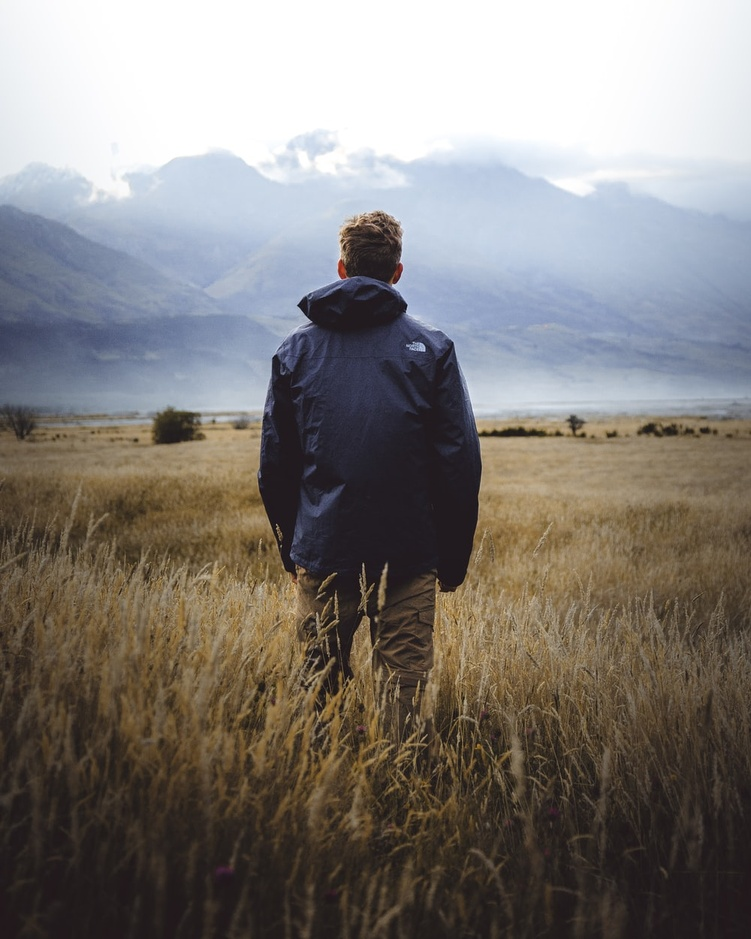
#> input picture 8-clustering/photo1.jpg, 751 x 939 px, shrunk from 1000 x 1250 before the run
$ jupyter execute Practica8-clustering.ipynb   (shell and % lines are left out)
#> lines starting #> are read from the running program, lines starting #| are printed output that depends on the picture
# Pràctica 7: Clustering

## Introducció

És difícil de valorar si el clustering és "correcte" o si existeix un patró subjacent a les dades que permeti objectivament decidir el grau de certesa de l'agrupació. Pot ser útil per analizar, agrupar i treure informació de com són les dades, però la qualitat de la partició dependrá de l'aplicació i del analista.

S'acostuma a aplicar a dades de forma no supervisada, és a dir, quan no es tenen etiquetes anotades. En aquest cas, no es rep cap feeback d'error o de recompensa en el cas de fer-ho bé. L'aprenentatge no supervisat conté aquells algoritmes que aprenen sense exemple etiquetats, utilitzant les caracteristiques de les entreades per categoritzar of extreure informació segons algún tipus de criteri **geometric** o **estadistic**.

Els diferents tipus de problemes no supervisats, podriem veure'ls a continuació (no són els únics):

+ *Clustering:* dividir els exemples en diferents agrupacions.
+ *Dimensionality reduction:* reduir els atributs/caracteristiques de les dades (principal component analysis, independent component analysis, non-negative matrix factorization.)
+ *Outlier detection:* trobar events inusuals (per exemple, errors, mals funcionaments..).
+ *Novelty detection:* trobar canvis en les dades.

Un dels més utilitzats és el clustering.

## Clustering

El que volem fer és particionar els exemples no etiquetats en conjunts de clusters, de tal manera que:
- Els exemples dins d'un cluster siguin similars (*alta intra-class* similitut)
- Els exemples de diferents clusters siguin diferents (*baixa inter-class* similitut)

Possibles preguntes que ens agradaria poder respondre sobre el clustering.

+ Que és un  *agrupament natural* en les dades específiques a tractar?
    + Definició d'"agrupabilitat"  (groupness)
    + Definició de  "similaritat/distancia"

+ *Com agrupar* mostres?

+ *Quants* clusters?
    + Fixats a priori?
    + Completament *data driven*?
    + Evitar clusters “trivials” - massa grans o petits ...
    + Quins mètodes funcionen millor quan el numero de mostres és molt gran?
    + Quins mètodes funcionen millor quan el numerop de classes és molt gran?, etc.

+ *Que* és un *bon agrupament*?
    + Quines mesures objectives es poden usar per avaluar la clualitat dels clusters?

+ En quin espai es millor *agrupar*?
    + Que fer en un espai de característiques d´alta dimensionalitat?

## Datasets

#### A. Toy Data

Farem ús de diferents generadors d'exemples, per tal de veure els resultats dels diferents algorismes:
- sklearn.datasets.make_blobs
- sklearn.datasets.make_moons
- sklearn.datasets.make_circles

#### B. Fashion MNIST
Us podeu *descarregar* la Fashion MNIST (si es que no la teniu) del link de [Kaggle](https://www.kaggle.com/zalando-research/fashionmnist?select=fashion-mnist_train.csv). Son uns 150MB una vegada descomprimits.

#### C. Color Quantization Image

Podeu escollir 2 imatges que volgueu vosaltres.

## A. Toy Data

#### Preguntes

1. Crea els teus datasets de joguina. En total en tindreu 4 d'independents, que fareu servir a la resta del apartat. Creeu entre 2-7 clusters per la distribució de blobs, modifiqueu el noise. Feu ús de les següents funcions:
 - [sklearn.datasets.make_blobs](https://scikit-learn.org/stable/modules/generated/sklearn.datasets.make_blobs.html#sklearn.datasets.make_blobs)
 - [sklearn.datasets.make_moons](https://scikit-learn.org/stable/modules/generated/sklearn.datasets.make_moons.html#sklearn.datasets.make_moons)
 - [sklearn.datasets.make_circles](https://scikit-learn.org/stable/modules/generated/sklearn.datasets.make_circles.html#sklearn.datasets.make_circles)
 - un dataset on hi hagi dades aleatoriament per tot l'espai (ja fet)

 &emsp; &emsp;**Mostreu** els 4 datasets de joguina creats en una mateixa figura fent servir subplots.

2. Feu una comparativa dels resultats obtinguts amb diferents clusteritzadors. Com està explicat a teoria, n'hi ha de molts tipus:


&emsp; &emsp;  Feu proves sobre els 4 datasets anteriors amb els [següents metodes](https://scikit-learn.org/stable/modules/clustering.html):
 - [K-means](https://scikit-learn.org/stable/modules/generated/sklearn.cluster.KMeans.html#sklearn.cluster.KMeans)
 - [Mean Shift](https://scikit-learn.org/stable/modules/generated/sklearn.cluster.MeanShift.html#sklearn.cluster.MeanShift)
 - [SpectralClustering](https://scikit-learn.org/stable/modules/generated/sklearn.cluster.SpectralClustering.html)
 - [AgglomerativeClustering](https://scikit-learn.org/stable/modules/generated/sklearn.cluster.AgglomerativeClustering.html) (single, complete, Ward i average linkage)
 - [DBSCAN](https://scikit-learn.org/stable/modules/generated/sklearn.cluster.DBSCAN.html#sklearn.cluster.DBSCAN)
 - [Gaussian Mixture](https://scikit-learn.org/stable/modules/generated/sklearn.mixture.GaussianMixture.html)


  &emsp; &emsp; Intenteu optimitzar una bona visualització per cada una amb els parametres utilitzats. L'objectiu es mostrar els resultats en una mateixa gràfica, com en aquest [exemple](https://scikit-learn.org/stable/auto_examples/cluster/plot_cluster_comparison.html). <u>Mostreu exemples que demostrin que enteneu què fan els parametres dels diferents algoritmes</u>.

3. Utilitza els seguents mètodes per intentar **seleccionar el número de clusters òptims** per a k-means
 - [Silhouette analysis](https://scikit-learn.org/stable/auto_examples/cluster/plot_kmeans_silhouette_analysis.html) [(o una altra visualització)](https://www.scikit-yb.org/en/latest/api/cluster/silhouette.html)
 - [Elbow Method](https://towardsdatascience.com/clustering-metrics-better-than-the-elbow-method-6926e1f723a6)
[(o una altra visualització)](https://www.scikit-yb.org/en/latest/api/cluster/elbow.html)

&emsp; &emsp; Com ho extendrieu per a qualsevol mètode amb número de cluster prefixat?

### Respostes

### 1. Toy datasets

[cell 1]
import numpy as np
import sklearn
import sklearn.datasets
import matplotlib.pyplot as plt

def plot_data(X, y, Xtest=None, ytest=None):
    if X is None or y is None:
        return
    plt.scatter(X[:, 0], X[:, 1], c=y, s=50, cmap='Accent')
    lim = plt.axis()
    if Xtest is not None:
        plt.scatter(Xtest[:, 0], Xtest[:, 1], c=ytest, s=20, cmap='Accent', alpha=0.3)
        plt.axis(lim)

def get_data(tipus_dades, n=1000, noise=0.01, rs=0):
    X, y = None, None
    if tipus_dades == "blob":
        pass
    elif tipus_dades == "moons":
        pass
    elif tipus_dades == "circles":
        pass
    elif tipus_dades == "combined":
        pass
    elif tipus_dades == "full":
        rng = np.random.RandomState(rs)
        X = rng.rand(n, 2)
        y = np.ones((X.shape[0]))*-1
        X = sklearn.preprocessing.MinMaxScaler((-1, 2)).fit_transform(X)
    else:
        raise "Toy data not recognized"

    return X, y

[cell 2]
datasets = ['blob', 'moons','circles', 'combined', 'full']

plt.figure(figsize=(20,len(datasets)))
for i,d in enumerate(datasets):
    plt.subplot(1, len(datasets), i+1)
    plt.title(f"{d}")
    X,y = get_data(d)
    plot_data(X, y)


print(X.shape)
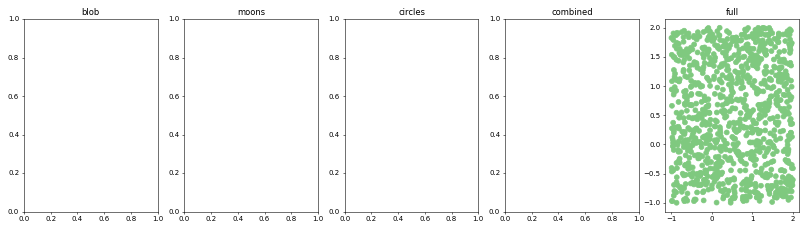
#> figure drawn by matplotlib, 1 panel

### 2. Comparar Models

[cell 3]
from sklearn.cluster import KMeans

models =[KMeans(n_clusters=2)]

[cell 4]
from sklearn.cluster import KMeans

models =[KMeans(n_clusters=2)]

fig, axes = plt.subplots(nrows=1+len(models), ncols=len(datasets), figsize=(20,len(datasets)))
#for ax, d in zip(axes[0], datasets):
#    ax.set_title(d)

axes[0,0].set_ylabel('Original')
for ax, m in zip(axes[1:,0], models):
    ax.set_ylabel(type(m.__class__()).__name__)

for i,d in enumerate(datasets):
    plt.subplot(1+len(models), len(datasets), i+1)
    plt.title(f"{d}")
    X,y = get_data(d)
    plot_data(X, y)
    for j,m in enumerate(models):
        if X is not None:
            print(f"Running experiment: {d} {type(m.__class__()).__name__}")
            m.fit(X)
            plt.subplot(1+len(models), len(datasets), i+1+len(datasets)*(j+1))
            plot_data(X, m.labels_)
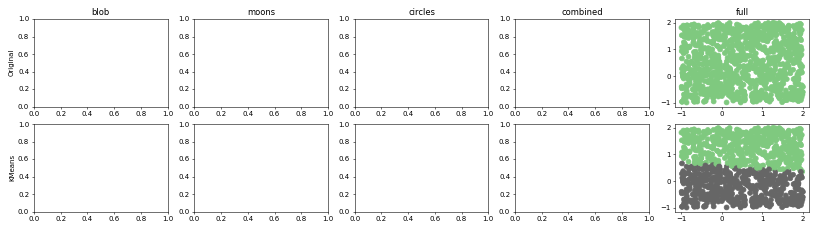
#> figure drawn by matplotlib, 2 panels

### 3. Avaluar models

## B. Fashion MNIST

En aquest apartat, farem servir una bases de dades de imatges, per a fer-hi un clustering. Esta anotada manualment per a fer una classificació, pero no utilitzarem aquesta informació per clusteritzar o trobar-ne el número de clusters desitjats. Us deixo un parell de funcions per mostrar gràficament els clusters obtinguts. Link al dataset [Kaggle](https://www.kaggle.com/zalando-research/fashionmnist?select=fashion-mnist_train.csv).

[cell 5]
import matplotlib.pyplot as plt
import numpy as np

# [15 lines left out: function visualize_mnist_clusters, not called in this run]

import seaborn as sns

# [29 lines left out: functions mostrar_tsne, reordena_clusters_segons_y, not called in this run]

#### Preguntes

1. Un cop carregades les dades del fashion-mnist-train, feu un sampling de les dades si us triga massa (agafeu com unes 1000 mostres i guardeu-ho separat del original).

2. Feu una clusterització de les dades. A través del mètode [**Elbow**](https://www.scikit-yb.org/en/latest/api/cluster/elbow.html) busqueu la millor K en el K-Means.

3. Executa **k-Means** amb el millor k trobat. Fes-ho amb les dades samplejades i sense samplejar (pot trigar maxim 5 min).

4. Mostra els centres del k-Means trobats. Us he deixat la funcion `visualize_mnist_clusters`. Què representen els centres? Quina diferencia hi trobes amb les dades samplejades i sense samplejar? Per tal de facilitar la comparació, us he deixat la funció `reordena_clusters_segons_y` que reordena l'etiqueta dels labels segons la y real.

5. Aplica una transformació [`TSNE`](https://scikit-learn.org/stable/modules/generated/sklearn.manifold.TSNE.html) sobre el conjunt de dades (millor el samplejat, sino pot trigar força..) i visualitza els labels en aquest espai de poques dimensions. També us he deixat la funció `mostrar_tsne`, pero podeu fer la vostra propia. Veureu que el sampling utilitzat influeix força amb la visualització.

### C. Color Quantization Image

### Preguntes

1. Escull 2 imatges, propies o de internet, mostreu-les i visualitzeu els colors en una gràfica 3d. A continuació veureu un exemple del que volem (a i b):

<table>
<tr>
    <td>

    </td>
    <td>

    </td>
    <td>

    </td>

</tr>
<tr>
    <td style="text-align:center">
        (a) imatge original
    </td>
    <td style="text-align:center">
        (b) representació de tots els colors de la imatge
    </td>
    <td style="text-align:center">
        (c) quantització dels colors
    </td>

</tr>
</table>

2. Realitzeu el clustering de colors, per tal de coneixer aquells "colors" més representatius de la imatge. Podeu aplicar un **k-Means** amb 16 clusters. Mostreu la representació dels colors quantitzats (com la c). Podeu agilitzar el procés fent un sampling del total de pixel de la imatge.

3. Mostreu la comparativa de la imatge original i la imatge representada només amb els 16 colors. [Aqui trobareu un exemple similar](https://scikit-learn.org/stable/auto_examples/cluster/plot_color_quantization.html). Un exemple amb diferents seleccions de k:


4. Realitzeu el clustering de colors aplicant **GMM**. Mostreu la distribució de colors ara amb els clusters de GMM. Quines diferencies hi veieu respecte als clusters obtinguts amb k-Means?

5. Mostra les imatges resultants (original, kmeans i gmm)

[cell 6]
import time
import numpy as np
import skimage.io
from sklearn.utils import shuffle
from skimage.transform import downscale_local_mean
from sklearn.cluster import KMeans
import matplotlib.pyplot as plt

def llegir_imatge(image_name):
#> called with image_name = 'photo1.jpg'
    img = skimage.io.imread(image_name)
#> img is the input picture: shape (939, 751, 3); mean R, G, B 130.3, 125.7, 121.9
    # Convert to floats instead of the default 8 bits integer coding. Dividing by
    # 255 is important so that plt.imshow behaves works well on float data (need to
    # be in the range [0-1])
    img = np.array(img, dtype=np.float64) / 255
    return img

def mostra_imatge(img):
    plt.axis('off')
    plt.imshow(img)

# [34 lines left out: functions mostra_distribucio_colors, samplejar_colors_imatge, recrear_colors, not called in this run]
